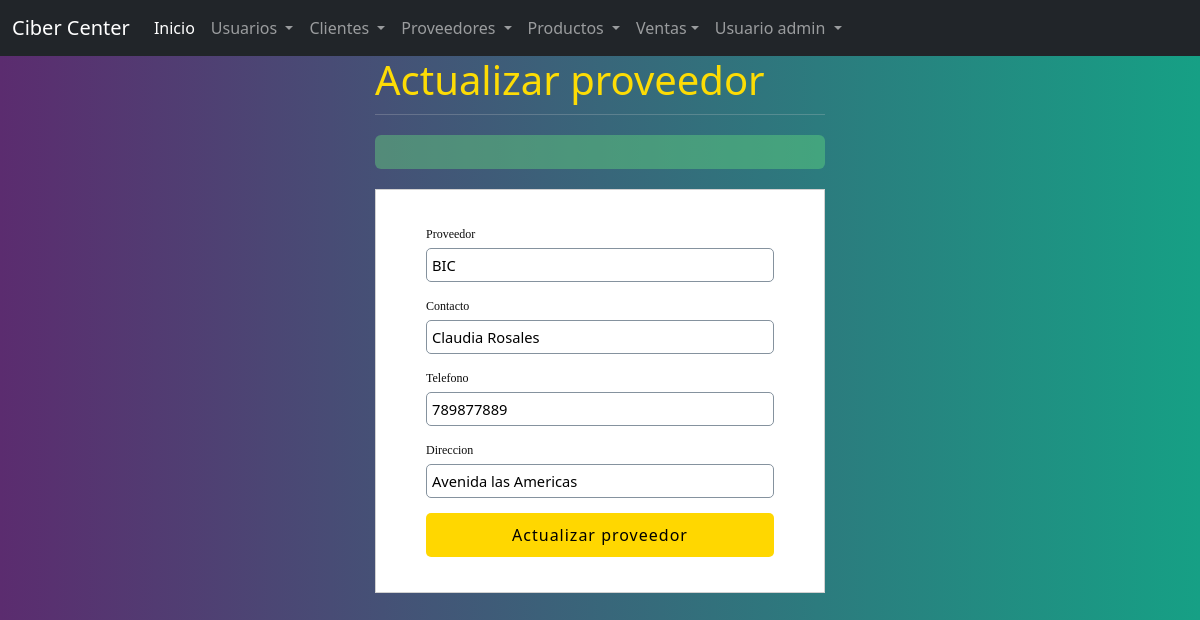
The page /sistema/editar_proveedor.php?id=1 (signed in) on the database its author committed.
### tables this page shows
CREATE TABLE `proveedor` (
  `codproveedor` int(11) NOT NULL,
  `proveedor` varchar(100) DEFAULT NULL,
  `contacto` varchar(100) DEFAULT NULL,
  `telefono` bigint(11) DEFAULT NULL,
  `direccion` text DEFAULT NULL,
  `date_add` datetime NOT NULL DEFAULT current_timestamp(),
  `usuario_id` int(11) NOT NULL,
  `estatus` int(11) NOT NULL DEFAULT 1
);

### sistema/editar_proveedor.php (the view, shortened to what this page needs)
<?php
include "../conexion.php";
$idproveedor = $_GET['id'];
$sql = mysqli_query($conection, "SELECT * FROM proveedor WHERE codproveedor= $idproveedor");
$result_sql = mysqli_num_rows($sql);
if ($result_sql == 0) {
    header('location: lista_proveedor.php');
} else {
    while ($data = mysqli_fetch_array($sql)) {
        $proveedor = $data['proveedor'];
        $contacto = $data['contacto'];
        $telefono = $data['telefono'];
        $direccion = $data['direccion'];
    }
}
?>
<html lang="en">
<head>
    <link rel="stylesheet" type="text/css" href="./css/style.css">
    <?php include "includes/scripts.php" ?>
</head>
<body>
    <?php include "includes/header.php"; ?>
    <section id="container">
        <div class="form_register">
            <h1>Actualizar proveedor</h1>
            <hr>
            <div class="alert"><?php echo isset($alert) ? $alert : ''; ?></div>
            <form action="" method="post">
            <label for="proveedor">Proveedor</label>
            <input type="text" name="proveedor" id="proveedor" placeholder="Nombre del proveedor" value="<?php echo $proveedor ?>">
            <label for="contacto">Contacto</label>
            <input type="text" name="contacto" id="contacto" placeholder="Nombre completo del contacto" value="<?php echo $contacto ?>">
            <label for="telefono">Telefono</label>
            <input type="number" name="telefono" id="telefono" placeholder="Telefono" value="<?php echo $telefono ?>">
            <label for="direccion">Direccion</label>
            <input type="text" name="direccion" id="direccion" placeholder="Direccion completa" value="<?php echo $direccion ?>">
            <input type="submit" value="Actualizar proveedor" class="btn_save">
        </form>
        </div>
    </section>
</body>
</html>

### sistema/css/style.css (style rules this page uses)
.form_register { width: 450px; margin: auto; }
.form_register { color: #0c0c0c; }
hr { border: 0; background: #ccc; height: 1px; margin: 10px 0; display: block; }
h1,h4 { color: #fddc05; }
form { background: #fff; margin: auto; padding: 20px 50px; border: 1px solid #d1d1d1; }
label { display: block; font-size: 12px; font-family: 'GothamBook'; margin: 15px auto 5px auto; }
input,select { display: block; width: 100%; font-size: 11pt; padding: 5px; border: 1px solid #85929e; border-radius: 5px; }
.btn_save { font-size: 12pt; background: #ffd700; padding: 10px; color: #000000; letter-spacing: 1px; border: 0; cursor: pointer; margin: 15px auto; }
.alert { width: 100%; background: #66e07d66; border-radius: 6px; margin: 20px auto; }

### sistema/editar_proveedor.php (style rules this page uses)
body { background:#BB1E19; background: linear-gradient(to right,#5B2C6F, #16A085) }

### rows shown on the page
proveedor: proveedor "BIC", contacto "Claudia Rosales", telefono "789877889", direccion "Avenida las Americas"

### other values the page prints
$_SESSION['usuario'] "admin"
